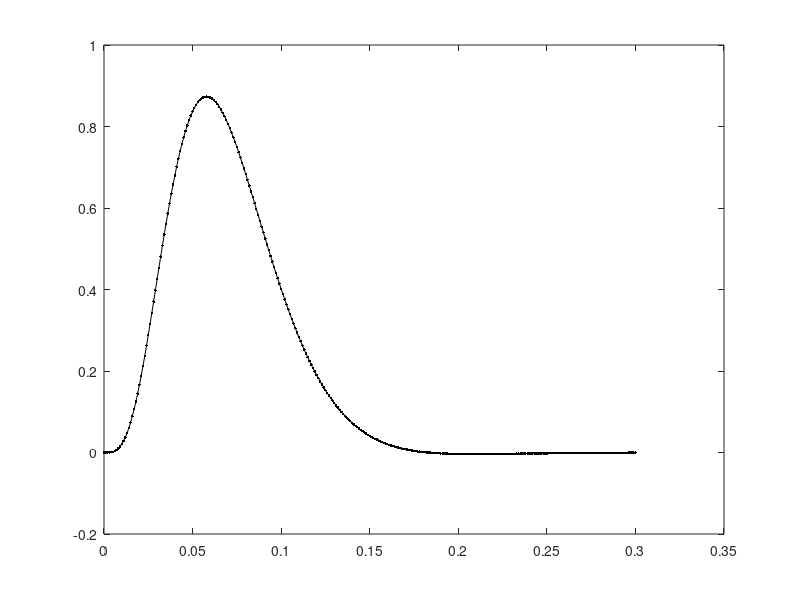

Here is the MATLAB script that generated this plot:
function IR = midgetImpulseResponse
    t = (0:1:300)/1000;
    p1 = 1;
    p2 = 0.15;
    n  = 4;
    tau1 = 2*30/1000;
    tau2 = 80/1000;
    t1 = t/tau1;
    t2 = t/tau2;
    IR = p1 * (t1.^n) .* exp(-n*(t1-1))  - p2 * (t2.^n) .* exp(-n*(t2-1));
    figure(1);
    plot(t, IR, 'k.-');
    drawnow
end

